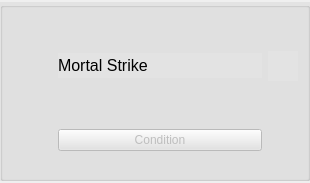
<?xml version="1.0" encoding="UTF-8"?>
<ui version="4.0">
 <class>SingularPriorityAction</class>
 <widget class="QWidget" name="SingularPriorityAction">
  <property name="geometry">
   <rect>
    <x>0</x>
    <y>0</y>
    <width>310</width>
    <height>183</height>
   </rect>
  </property>
  <property name="sizePolicy">
   <sizepolicy hsizetype="Minimum" vsizetype="Maximum">
    <horstretch>0</horstretch>
    <verstretch>0</verstretch>
   </sizepolicy>
  </property>
  <property name="windowTitle">
   <string>Form</string>
  </property>
  <layout class="QVBoxLayout" name="verticalLayout">
   <property name="spacing">
    <number>0</number>
   </property>
   <property name="leftMargin">
    <number>0</number>
   </property>
   <property name="topMargin">
    <number>2</number>
   </property>
   <property name="rightMargin">
    <number>0</number>
   </property>
   <property name="bottomMargin">
    <number>2</number>
   </property>
   <item>
    <widget class="QGroupBox" name="groupBox">
     <property name="styleSheet">
      <string notr="true">background-color: rgb(227, 227, 227);</string>
     </property>
     <property name="title">
      <string/>
     </property>
     <property name="flat">
      <bool>false</bool>
     </property>
     <layout class="QGridLayout" name="gridLayout">
      <property name="topMargin">
       <number>1</number>
      </property>
      <property name="bottomMargin">
       <number>1</number>
      </property>
      <item row="0" column="3">
       <widget class="QLabel" name="abilityIcon">
        <property name="sizePolicy">
         <sizepolicy hsizetype="Fixed" vsizetype="Fixed">
          <horstretch>0</horstretch>
          <verstretch>0</verstretch>
         </sizepolicy>
        </property>
        <property name="minimumSize">
         <size>
          <width>30</width>
          <height>30</height>
         </size>
        </property>
        <property name="text">
         <string/>
        </property>
       </widget>
      </item>
      <item row="1" column="2">
       <widget class="QPushButton" name="conditionButton">
        <property name="enabled">
         <bool>false</bool>
        </property>
        <property name="text">
         <string>Condition</string>
        </property>
       </widget>
      </item>
      <item row="0" column="0">
       <layout class="QVBoxLayout" name="verticalLayout_2">
        <property name="spacing">
         <number>0</number>
        </property>
        <item>
         <widget class="QPushButton" name="removeButton">
          <property name="minimumSize">
           <size>
            <width>0</width>
            <height>0</height>
           </size>
          </property>
          <property name="text">
           <string/>
          </property>
          <property name="icon">
           <iconset resource="resource.qrc">
            <normaloff>:/img/red_x.png</normaloff>:/img/red_x.png</iconset>
          </property>
          <property name="iconSize">
           <size>
            <width>12</width>
            <height>12</height>
           </size>
          </property>
          <property name="flat">
           <bool>true</bool>
          </property>
         </widget>
        </item>
        <item>
         <widget class="QPushButton" name="upButton">
          <property name="maximumSize">
           <size>
            <width>16777215</width>
            <height>16777215</height>
           </size>
          </property>
          <property name="text">
           <string/>
          </property>
          <property name="icon">
           <iconset resource="resource.qrc">
            <normaloff>:/img/up_arrow.png</normaloff>:/img/up_arrow.png</iconset>
          </property>
          <property name="iconSize">
           <size>
            <width>12</width>
            <height>12</height>
           </size>
          </property>
          <property name="flat">
           <bool>true</bool>
          </property>
         </widget>
        </item>
        <item>
         <widget class="QPushButton" name="downButton">
          <property name="text">
           <string/>
          </property>
          <property name="icon">
           <iconset resource="resource.qrc">
            <normaloff>:/img/down_arrow.png</normaloff>:/img/down_arrow.png</iconset>
          </property>
          <property name="iconSize">
           <size>
            <width>12</width>
            <height>12</height>
           </size>
          </property>
          <property name="flat">
           <bool>true</bool>
          </property>
         </widget>
        </item>
       </layout>
      </item>
      <item row="0" column="2">
       <widget class="QLabel" name="label">
        <property name="sizePolicy">
         <sizepolicy hsizetype="Preferred" vsizetype="Preferred">
          <horstretch>1</horstretch>
          <verstretch>0</verstretch>
         </sizepolicy>
        </property>
        <property name="maximumSize">
         <size>
          <width>16777215</width>
          <height>25</height>
         </size>
        </property>
        <property name="font">
         <font>
          <pointsize>12</pointsize>
         </font>
        </property>
        <property name="text">
         <string>Mortal Strike</string>
        </property>
        <property name="scaledContents">
         <bool>false</bool>
        </property>
        <property name="margin">
         <number>0</number>
        </property>
       </widget>
      </item>
     </layout>
    </widget>
   </item>
  </layout>
 </widget>
 <resources>
  <include location="resource.qrc"/>
 </resources>
 <connections/>
</ui>
